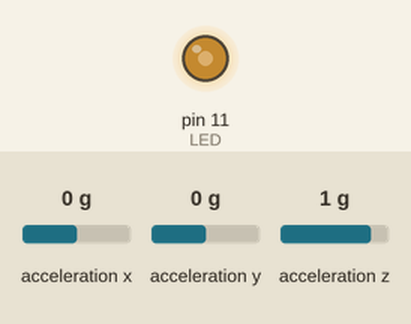
Simulated run of this sketch. Board: Arduino Uno, built with avr-gcc and run on an emulated ATmega328P. Parts: output pins drawn as LEDs (lit = HIGH). Wiring (inferred from the names in the program): ADXL345 accelerometer at I2C address 0x53. The test bench sets the inputs (shaded band); at power-on: acceleration x 0 g, acceleration y 0 g, acceleration z 1 g.

Above: at 0.3 s.
Timing chart, 0 to 40.0 s (numbered marks = the images above):
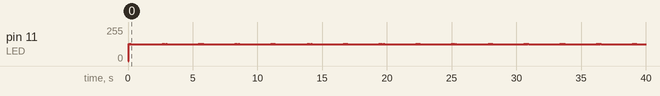

The sketch:

accelerometer_I2C.ino
```cpp
/*
 * SDP23 Team 31
 * ADXL375 I2C Test
 * Forked from Dejan: https://www.youtube.com/watch?v=KMhbV1p3MWk
 */

#include <Wire.h>

// hardware defines
#define ADXL375 0x53
#define LED 11

// constant defines
#define ADXL375_MG2G_MULTIPLIER (0.049) // 49mg per lsb

// collision locations
#define FRONT_RIGHT 1
#define FRONT_LEFT  2
#define BACK_RIGHT  3
#define BACK_LEFT   4

// variables
float x, y, z;
double mag = 0;
uint8_t led_state = 0;

// collision location
double theta_impact = 0;
uint8_t direction = 0;

void setup() {
  Serial.begin(115200);

  // set SCL to 400KHz and begin I2C
  Wire.setClock(400000);
  Wire.begin();

  // communicate to set up ADXL375
  Wire.beginTransmission(ADXL375);
  Wire.write(0x2C); // write to BW_RATE register
  Wire.write(0x0F); // set bits D3:D0 to 1101 for 800 Hz
  Wire.endTransmission();

  Wire.beginTransmission(ADXL375);
  Wire.write(0x2D); // write to POWER_CTL register
  Wire.write(0x08); // set bit D3 high for measurement
  Wire.endTransmission();

  Wire.beginTransmission(ADXL375);
  Wire.write(0x31); // write to DATA_FORMAT register
  Wire.write(0x0B); // set bits D4:D0 to 01011 for format
  Wire.endTransmission();

  // minor delay for ensuring setup
  delay(10);

  pinMode(LED, OUTPUT);
}

void loop() {
  // communicate to get data from ADXL375
  Wire.beginTransmission(ADXL375);
  Wire.write(0x32);
  Wire.endTransmission(false);

  // read 6 byte over I2C, convert to normal values
  Wire.requestFrom(ADXL375, 6, true);
  x = (int16_t)( Wire.read()| Wire.read() << 8);
  y = (int16_t)( Wire.read()| Wire.read() << 8);
  z = (int16_t)( Wire.read()| Wire.read() << 8);

  x = x * ADXL375_MG2G_MULTIPLIER;
  y = y * ADXL375_MG2G_MULTIPLIER;
  z = z * ADXL375_MG2G_MULTIPLIER;

  mag = sqrt(x*x + y*y + z*z);
  if(mag > 40) {
    // calculate impact location and store in characteristic
    if(x > 0) {
      // only front right or back right
      theta_impact = atan(y/x) * 180/3.14;

      if(theta_impact >= 0 && theta_impact <= 90) direction = FRONT_RIGHT;
      else direction = BACK_RIGHT;
    }

    else {
      // only front left or back left
      theta_impact = atan(y/x) * 180/3.14 + 180;

      if(theta_impact >= 90 && theta_impact <= 180) direction = FRONT_LEFT;
      else direction = BACK_LEFT;
    }

    Serial.println(mag);
    Serial.println(direction);
  }

  /*
  Serial.print(x);
  Serial.print(", ");
  Serial.print(y);
  Serial.print(", ");
  Serial.print(z);
  Serial.println();
  */

  if(led_state == 0) {
    digitalWrite(LED, HIGH);
    led_state = 1;
  }

  else {
    digitalWrite(LED, LOW);
    led_state = 0;
  }
}
```
